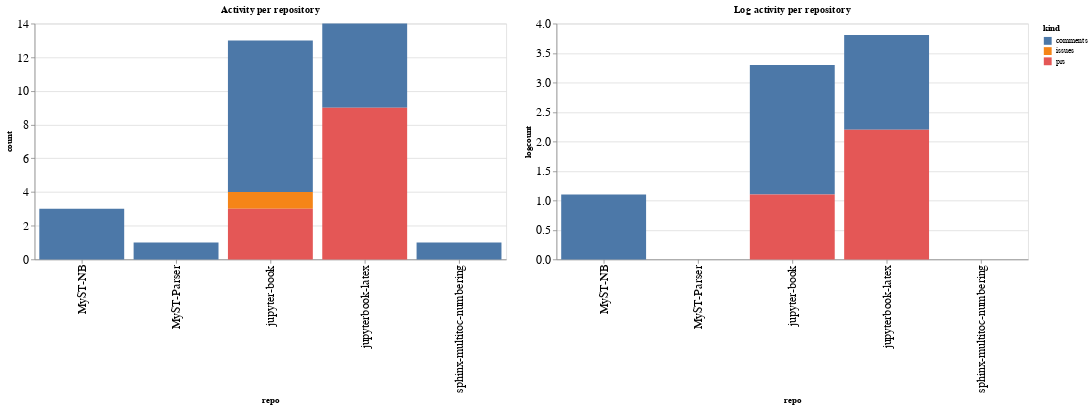

The notebook cell this image was saved under:
### Code cell
ch1 = alt.Chart(repo_summaries, width=600, title="Activity per repository").mark_bar().encode(
    x='repo',
    y='count',
    color='kind',
    tooltip="kind"
)

ch2 = alt.Chart(repo_summaries, width=600, title="Log activity per repository").mark_bar().encode(
    x='repo',
    y='logcount',
    color='kind',
    tooltip="kind"
)

ch1 | ch2

### Figure 1 — Vega-Lite specification as saved in the notebook (floating-point values rounded to 4 significant figures)
{"config": {"axisLeft": {"labelFontSize": 15}, "axisBottom": {"labelFontSize": 15}}, "hconcat": [{"mark": "bar", "encoding": {"color": {"type": "nominal", "field": "kind"}, "tooltip": {"type": "nominal", "field": "kind"}, "x": {"type": "nominal", "field": "repo"}, "y": {"type": "quantitative", "field": "count"}}, "title": "Activity per repository", "width": 600}, {"mark": "bar", "encoding": {"color": {"type": "nominal", "field": "kind"}, "tooltip": {"type": "nominal", "field": "kind"}, "x": {"type": "nominal", "field": "repo"}, "y": {"type": "quantitative", "field": "logcount"}}, "title": "Log activity per repository", "width": 600}], "data": {"name": "data-4ac85ef502abf1aa81f79912c636e4e8"}, "$schema": "https://vega.github.io/schema/vega-lite/v4.8.1.json", "datasets": {"data-4ac85ef502abf1aa81f79912c636e4e8": [{"repo": "MyST-NB", "kind": "comments", "count": 3, "logcount": 1.099}, {"repo": "MyST-Parser", "kind": "comments", "count": 1, "logcount": 0.0}, {"repo": "jupyter-book", "kind": "comments", "count": 9, "logcount": 2.197}, {"repo": "jupyter-book", "kind": "issues", "count": 1, "logcount": 0.0}, {"repo": "jupyter-book", "kind": "prs", "count": 3, "logcount": 1.099}, {"repo": "jupyterbook-latex", "kind": "comments", "count": 5, "logcount": 1.609}, {"repo": "jupyterbook-latex", "kind": "prs", "count": 9, "logcount": 2.197}, {"repo": "sphinx-multitoc-numbering", "kind": "comments", "count": 1, "logcount": 0.0}]}}
